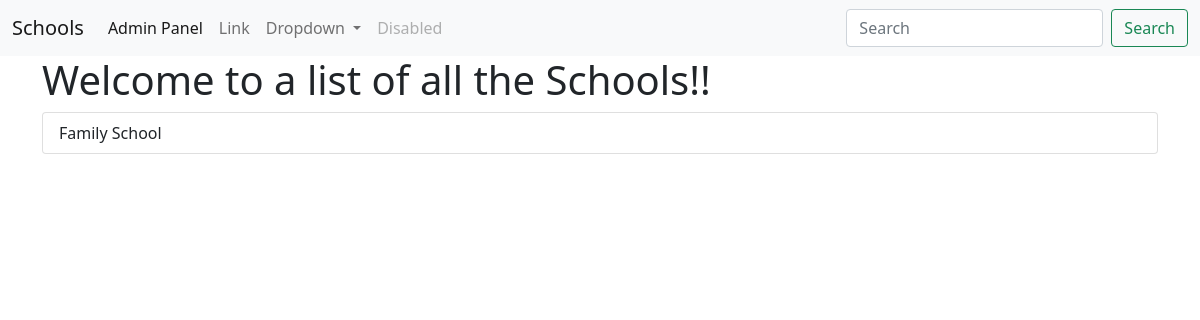
The app's page /, older data.
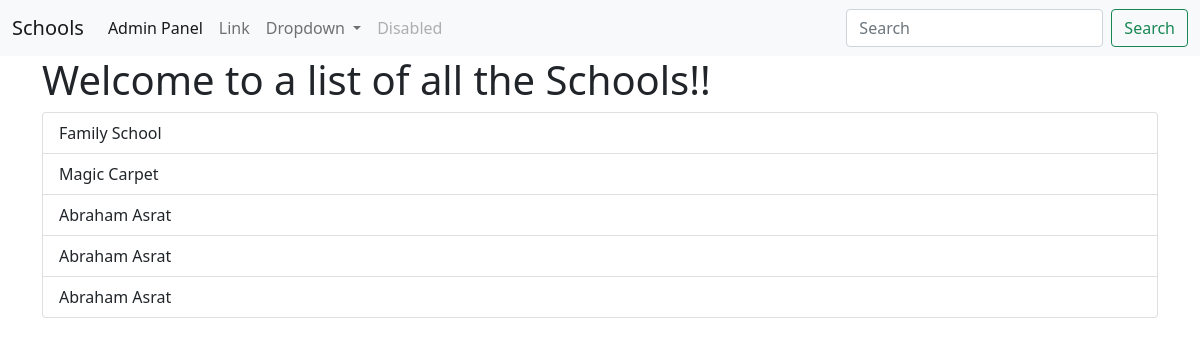
The same page, newer data.
### basic_app/models.py (models this page shows, shortened)
class School(models.Model):
    name = models.CharField(max_length=256)
    principal = models.CharField(max_length=256)
    location = models.CharField(max_length=256)

### basic_app/views.py (the view)
# urls.py: path('',views.SchoolListView.as_view(), name='school_list'),
class SchoolListView(ListView):
    context_object_name = 'school_list'
    model = models.School

### basic_app/templates/basic_app/school_list.html
{% extends 'basic_app/basic_app_base.html' %}
{% block body_block %}
  <div class="container">
    <h1>Welcome to a list of all the Schools!!</h1>
    <ul class="list-group">
      {% for school in school_list %}
        <li class="list-group-item">
          <a href="{% url 'basic_app:school_detail' pk=school.id %}" class="text-decoration-none text-dark">{{ school.name }}</a>
        </li>
      {% endfor %}
    </ul>
  </div>
{% endblock %}

Row changes from the older to the newer data that the page shows:
added School: name "Magic Carpet"
added School: name "Abraham Asrat"
added School: name "Abraham Asrat"
added School: name "Abraham Asrat"
